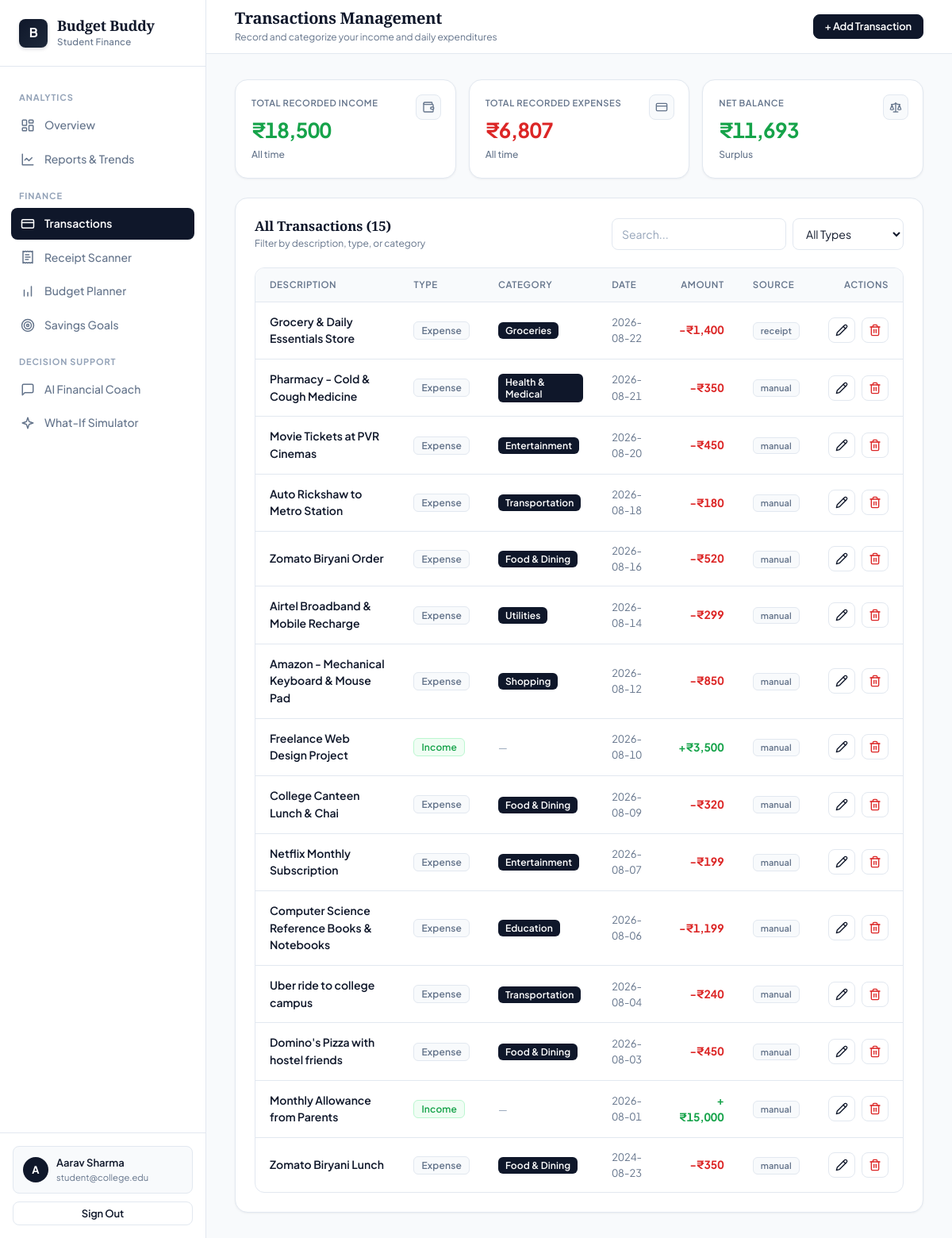
Before: /transactions (signed in) with the older database file.
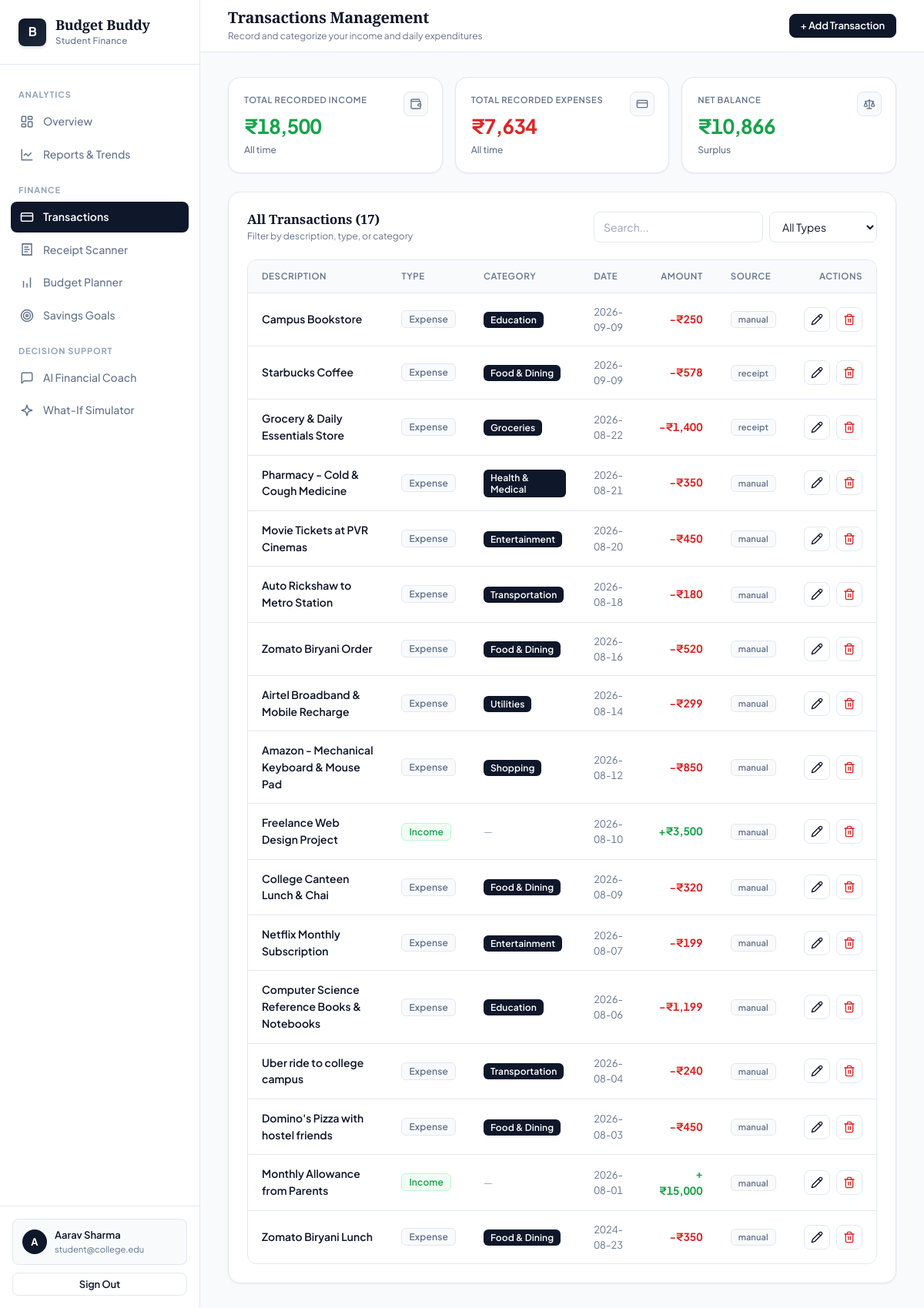
After: the same page with the newer database file.
### tables this page shows
CREATE TABLE profiles (
        id TEXT PRIMARY KEY,
        email TEXT UNIQUE,
        password TEXT,
        name TEXT NOT NULL,
        monthly_income REAL DEFAULT 15000,
        created_at TEXT
    );

CREATE TABLE transactions (
        id TEXT PRIMARY KEY,
        user_id TEXT NOT NULL,
        type TEXT NOT NULL,
        amount REAL NOT NULL,
        description TEXT NOT NULL,
        category TEXT,
        date TEXT NOT NULL,
        source TEXT DEFAULT 'manual',
        source_label TEXT,
        created_at TEXT
    );

### app/routes/transactions.py (the view)
@transactions_bp.route('/transactions')
@login_required
def transactions():
    user_id = session['user_id']
    all_tx = db.get_transactions(user_id, limit=500)
    return render_template(
        'transactions.html',
        transactions=all_tx,
        categories=EXPENSE_CATEGORIES,
        today=str(date.today())
    )

### app/services/local_db.py (called while the page is built)
def get_db():
    conn = sqlite3.connect(DB_PATH)
    conn.row_factory = sqlite3.Row
    return conn

def local_get_transactions(user_id: str, limit: int = 500):
    init_local_db()
    conn = get_db()
    cursor = conn.cursor()
    cursor.execute("SELECT * FROM transactions WHERE user_id = ? ORDER BY date DESC LIMIT ?", (user_id, limit))
    rows = cursor.fetchall()
    conn.close()
    return [dict(r) for r in rows]

### app/services/supabase_service.py (called while the page is built, shortened)
def is_supabase_configured() -> bool:
    url = os.environ.get('SUPABASE_URL', '').strip()
    key = os.environ.get('SUPABASE_KEY', '').strip()
    return bool(
        url and key
        and not url.startswith('https://your-project')
        and not url.startswith('your_supabase')
        and 'dummy' not in url
    )

def get_client():
    global _client
    if _client is None:
        if not is_supabase_configured():
            return None
    return _client

def get_transactions(user_id: str, limit: int = 500):
    client = get_client()
    return local_db.local_get_transactions(user_id, limit)

### app/utils/helpers.py (called while the page is built)
def login_required(f):
    @wraps(f)
    def decorated(*args, **kwargs):
        if 'access_token' not in session or 'user_id' not in session:
            if request.is_json or request.path.startswith('/api/'):
                return jsonify({'error': 'Authentication required'}), 401
            return redirect(url_for('auth.login'))
        return f(*args, **kwargs)
    return decorated

### app/templates/transactions.html (shortened to what this page needs)
{% extends "base.html" %}
{% block page_title %}Transactions Management{% endblock %}
{% block page_subtitle %}Record and categorize your income and daily expenditures{% endblock %}
{% block topbar_actions %}
<button type="button" onclick="openModal('addModal')" class="btn btn-primary btn-sm">+ Add Transaction</button>
{% endblock %}
{% block content %}
<div class="stats-grid mb-24">
  {% set total_income = namespace(val=0) %}
  {% set total_expense = namespace(val=0) %}
  {% for tx in transactions %}
    {% if tx.type == 'income' %}{% set total_income.val = total_income.val + tx.amount %}{% endif %}
    {% if tx.type == 'expense' %}{% set total_expense.val = total_expense.val + tx.amount %}{% endif %}
  {% endfor %}
  <div class="stat-card">
    <div class="label">Total Recorded Income</div>
    <div class="value success">₹{{ "{:,.0f}".format(total_income.val) }}</div>
    <div class="meta">All time</div>
    <div class="icon-chip">
      <svg viewBox="0 0 24 24"><path d="M19 7V4a1 1 0 0 0-1-1H5a2 2 0 0 0 0 4h15a1 1 0 0 1 1 1v4h-3a2 2 0 0 0 0 4h3a1 1 0 0 0 1-1v-2a1 1 0 0 0-1-1"/><path d="M3 5v14a2 2 0 0 0 2 2h15a1 1 0 0 0 1-1v-4"/></svg>
    </div>
  </div>
  <div class="stat-card">
    <div class="label">Total Recorded Expenses</div>
    <div class="value danger">₹{{ "{:,.0f}".format(total_expense.val) }}</div>
    <div class="meta">All time</div>
    <div class="icon-chip">
      <svg viewBox="0 0 24 24"><rect width="20" height="14" x="2" y="5" rx="2"/><line x1="2" x2="22" y1="10" y2="10"/></svg>
    </div>
  </div>
  <div class="stat-card">
    <div class="label">Net Balance</div>
    <div class="value {{ 'success' if (total_income.val - total_expense.val) >= 0 else 'danger' }}">
      ₹{{ "{:,.0f}".format((total_income.val - total_expense.val) | abs) }}
    </div>
    <div class="meta">{{ 'Surplus' if (total_income.val - total_expense.val) >= 0 else 'Deficit' }}</div>
    <div class="icon-chip">
      <svg viewBox="0 0 24 24"><path d="m16 16 3-8 3 8c-.87.65-1.92 1-3 1s-2.13-.35-3-1Z"/><path d="m2 16 3-8 3 8c-.87.65-1.92 1-3 1s-2.13-.35-3-1Z"/><path d="M7 21h10"/><path d="M12 3v18"/><path d="M3 7h2c2 0 5-1 7-2 2 1 5 2 7 2h2"/></svg>
    </div>
  </div>
</div>
<div class="card">
  <div class="card-header">
    <div>
      <h5 class="card-title">All Transactions ({{ transactions | length }})</h5>
      <div class="card-subtitle">Filter by description, type, or category</div>
    </div>
    <div class="d-flex gap-8">
      <input type="text" id="searchInput" class="form-control" placeholder="Search..." style="width: 220px;" oninput="filterTransactions()"/>
      <select id="typeFilter" class="form-control" style="width: 140px;" onchange="filterTransactions()">
        <option value="">All Types</option>
      </select>
    </div>
  </div>
  {% if transactions %}
  <div class="table-wrapper">
    <table class="table" id="txTable">
      <thead>
        <tr>
          <th>Description</th>
          <th>Type</th>
          <th>Category</th>
          <th>Date</th>
          <th style="text-align: right;">Amount</th>
          <th>Source</th>
          <th style="text-align: right;">Actions</th>
        </tr>
      </thead>
      <tbody>
        {% for tx in transactions %}
        <tr class="tx-row" data-type="{{ tx.type }}" data-desc="{{ tx.description | lower }}" data-cat="{{ (tx.category or '') | lower }}">
          <td>
            <div style="font-weight: 600; color: var(--text);">{{ tx.description }}</div>
          </td>
          <td>
            <span class="badge {{ 'badge-success' if tx.type == 'income' else 'badge-neutral' }}">
              {{ 'Income' if tx.type == 'income' else 'Expense' }}
            </span>
          </td>
          <td>
            {% if tx.category %}
            <span class="badge badge-primary">{{ tx.category }}</span>
            {% else %}
            <span style="color: var(--text-muted); font-size: 0.8125rem;">—</span>
            {% endif %}
          </td>
          <td style="color: var(--text-secondary); font-size: 0.8125rem;">{{ tx.date }}</td>
          <td style="text-align: right; font-weight: 700; color: {{ 'var(--success)' if tx.type == 'income' else 'var(--danger)' }};">
            {{ '+' if tx.type == 'income' else '-' }}₹{{ "{:,.0f}".format(tx.amount) }}
          </td>
          <td>
            <span class="badge badge-neutral" style="font-size: 0.6875rem;">{{ tx.source or 'manual' }}</span>
          </td>
          <td style="text-align: right;">
            <div class="d-flex gap-8 justify-between" style="justify-content: flex-end;">
              <button type="button"
                      onclick="openEditFromBtn(this)"
                      data-id="{{ tx.id }}"
                      data-desc="{{ tx.description }}"
                      data-amount="{{ tx.amount }}"
                      data-date="{{ tx.date }}"
                      data-cat="{{ tx.category or '' }}"
                      data-type="{{ tx.type }}"
                      class="btn btn-outline btn-sm btn-icon"
                      title="Edit">
                <svg viewBox="0 0 24 24"><path d="M17 3a2.85 2.83 0 1 1 4 4L7.5 20.5 2 22l1.5-5.5Z"/><path d="m15 5 4 4"/></svg>
              </button>
              <form method="POST" action="{{ url_for('transactions.delete_transaction', transaction_id=tx.id) }}" onsubmit="return confirm('Delete this transaction?');" style="display:inline;">
                <button type="submit" class="btn btn-outline btn-sm btn-icon" style="color: var(--danger);" title="Delete">
                  <svg viewBox="0 0 24 24"><path d="M3 6h18"/><path d="M19 6v14c0 1-1 2-2 2H7c-1 0-2-1-2-2V6"/><path d="M8 6V4c0-1 1-2 2-2h4c1 0 2 1 2 2v2"/><line x1="10" x2="10" y1="11" y2="17"/><line x1="14" x2="14" y1="11" y2="17"/></svg>
                </button>
              </form>
            </div>
          </td>
        </tr>
        {% endfor %}
      </tbody>
    </table>
  </div>
  {% endif %}
</div>
{% endblock %}

### app/templates/base.html (shortened to what this page needs)
<!DOCTYPE html>
<html lang="en">
<head>
  <link rel="stylesheet" href="{{ url_for('static', filename='css/style.css') }}" />
</head>
<body>
  <div class="app-wrapper">
    <aside class="sidebar" id="sidebar">
      <div class="sidebar-logo">
        <div class="logo-badge">B</div>
        <div>
          <div class="logo-title">Budget Buddy</div>
          <div class="logo-sub">Student Finance</div>
        </div>
      </div>
      <nav class="sidebar-nav">
        <span class="nav-label">Analytics</span>
        <a href="{{ url_for('dashboard.dashboard') }}" class="nav-item {% if request.endpoint == 'dashboard.dashboard' %}active{% endif %}">
          <svg class="nav-icon-svg" viewBox="0 0 24 24"><rect width="7" height="9" x="3" y="3" rx="1"/><rect width="7" height="5" x="14" y="3" rx="1"/><rect width="7" height="9" x="14" y="12" rx="1"/><rect width="7" height="5" x="3" y="16" rx="1"/></svg>
          <span>Overview</span>
        </a>
        <a href="{{ url_for('reports.reports') }}" class="nav-item {% if request.endpoint == 'reports.reports' %}active{% endif %}">
          <svg class="nav-icon-svg" viewBox="0 0 24 24"><path d="M3 3v18h18"/><path d="m19 9-5 5-4-4-3 3"/></svg>
          <span>Reports & Trends</span>
        </a>
        <span class="nav-label">Finance</span>
        <a href="{{ url_for('transactions.transactions') }}" class="nav-item {% if 'transactions' in request.endpoint %}active{% endif %}">
          <svg class="nav-icon-svg" viewBox="0 0 24 24"><rect width="20" height="14" x="2" y="5" rx="2"/><line x1="2" x2="22" y1="10" y2="10"/></svg>
          <span>Transactions</span>
        </a>
        <a href="{{ url_for('receipt.receipt') }}" class="nav-item {% if request.endpoint == 'receipt.receipt' %}active{% endif %}">
          <svg class="nav-icon-svg" viewBox="0 0 24 24"><path d="M4 2v20l2-1 2 1 2-1 2 1 2-1 2 1 2-1 2 1V2l-2 1-2-1-2 1-2-1-2 1-2-1-2 1Z"/><path d="M14 8H8"/><path d="M16 12H8"/><path d="M13 16H8"/></svg>
          <span>Receipt Scanner</span>
        </a>
        <a href="{{ url_for('budget.budget') }}" class="nav-item {% if request.endpoint == 'budget.budget' %}active{% endif %}">
          <svg class="nav-icon-svg" viewBox="0 0 24 24"><path d="M12 20v-6M6 20V10M18 20V4"/></svg>
          <span>Budget Planner</span>
        </a>
        <a href="{{ url_for('goals.goals') }}" class="nav-item {% if request.endpoint == 'goals.goals' %}active{% endif %}">
          <svg class="nav-icon-svg" viewBox="0 0 24 24"><circle cx="12" cy="12" r="10"/><circle cx="12" cy="12" r="6"/><circle cx="12" cy="12" r="2"/></svg>
          <span>Savings Goals</span>
        </a>
        <span class="nav-label">Decision Support</span>
        <a href="{{ url_for('ai.coach') }}" class="nav-item {% if request.endpoint == 'ai.coach' %}active{% endif %}">
          <svg class="nav-icon-svg" viewBox="0 0 24 24"><path d="M21 15a2 2 0 0 1-2 2H7l-4 4V5a2 2 0 0 1 2-2h14a2 2 0 0 1 2 2z"/></svg>
          <span>AI Financial Coach</span>
        </a>
        <a href="{{ url_for('simulator.simulator') }}" class="nav-item {% if request.endpoint == 'simulator.simulator' %}active{% endif %}">
          <svg class="nav-icon-svg" viewBox="0 0 24 24"><path d="m12 3-1.912 5.813a2 2 0 0 1-1.275 1.275L3 12l5.813 1.912a2 2 0 0 1 1.275 1.275L12 21l1.912-5.813a2 2 0 0 1 1.275-1.275L21 12l-5.813-1.912a2 2 0 0 1-1.275-1.275L12 3Z"/></svg>
          <span>What-If Simulator</span>
        </a>
      </nav>
      <div class="sidebar-footer">
        <div class="user-profile-widget">
          <div class="user-avatar">{{ session.get('user_name', 'S')[0].upper() }}</div>
          <div class="user-meta">
            <span class="name">{{ session.get('user_name', 'College Student') }}</span>
            <span class="email">{{ session.get('user_email', 'student@college.edu') }}</span>
          </div>
        </div>
        <a href="{{ url_for('auth.logout') }}" class="btn btn-outline btn-block btn-sm">
          Sign Out
        </a>
      </div>
    </aside>
    <div class="main-content">
      <header class="topbar">
        <div class="topbar-header">
          <h4>{% block page_title %}Overview{% endblock %}</h4>
          <p>{% block page_subtitle %}College student financial tracking and planning{% endblock %}</p>
        </div>
        <div class="topbar-actions">
          {% block topbar_actions %}{% endblock %}
        </div>
      </header>
      <main class="page-container">
        {% block content %}{% endblock %}
      </main>
    </div>
  </div>
</body>
</html>

Changed rows visible on the page:
added transactions: description "Campus Bookstore", type "Expense", category "Education", date "2026-09-09", type "-", amount "250", source "manual"
added transactions: description "Starbucks Coffee", type "Expense", category "Food & Dining", date "2026-09-09", type "-", amount "578", source "receipt"
Other visible differences:
{{ "{:,.0f}".format(total_expense.val) }}: "6,807" → "7,634"
{{ "{:,.0f}".format((total_income.val - total_expense.val) | abs) }}: "11,693" → "10,866"
{{ transactions | length }}: "15" → "17"
